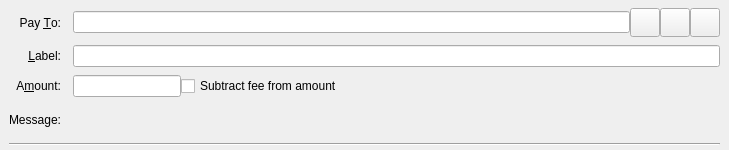
<?xml version="1.0" encoding="UTF-8"?>
<ui version="4.0">
 <class>SendCoinsEntry</class>
 <widget class="QStackedWidget" name="SendCoinsEntry">
  <property name="geometry">
   <rect>
    <x>0</x>
    <y>0</y>
    <width>729</width>
    <height>150</height>
   </rect>
  </property>
  <property name="focusPolicy">
   <enum>Qt::TabFocus</enum>
  </property>
  <property name="autoFillBackground">
   <bool>false</bool>
  </property>
  <widget class="QFrame" name="SendCoins">
   <property name="toolTip">
    <string>This is a normal payment.</string>
   </property>
   <property name="frameShape">
    <enum>QFrame::NoFrame</enum>
   </property>
   <layout class="QGridLayout" name="gridLayout">
    <property name="topMargin">
     <number>8</number>
    </property>
    <property name="bottomMargin">
     <number>4</number>
    </property>
    <property name="horizontalSpacing">
     <number>12</number>
    </property>
    <property name="verticalSpacing">
     <number>8</number>
    </property>
    <item row="0" column="0">
     <widget class="QLabel" name="payToLabel">
      <property name="text">
       <string>Pay &amp;To:</string>
      </property>
      <property name="alignment">
       <set>Qt::AlignRight|Qt::AlignTrailing|Qt::AlignVCenter</set>
      </property>
      <property name="buddy">
       <cstring>payTo</cstring>
      </property>
     </widget>
    </item>
    <item row="0" column="1">
     <layout class="QHBoxLayout" name="payToLayout">
      <property name="spacing">
       <number>0</number>
      </property>
      <item>
       <widget class="QValidatedLineEdit" name="payTo">
        <property name="toolTip">
         <string>The Pop address to send the payment to</string>
        </property>
       </widget>
      </item>
      <item>
       <widget class="QToolButton" name="addressBookButton">
        <property name="toolTip">
         <string>Choose previously used address</string>
        </property>
        <property name="text">
         <string/>
        </property>
        <property name="iconSize">
         <size>
          <width>22</width>
          <height>22</height>
         </size>
        </property>
        <property name="shortcut">
         <string>Alt+A</string>
        </property>
       </widget>
      </item>
      <item>
       <widget class="QToolButton" name="pasteButton">
        <property name="toolTip">
         <string>Paste address from clipboard</string>
        </property>
        <property name="text">
         <string/>
        </property>
        <property name="iconSize">
         <size>
          <width>22</width>
          <height>22</height>
         </size>
        </property>
        <property name="shortcut">
         <string>Alt+P</string>
        </property>
       </widget>
      </item>
      <item>
       <widget class="QToolButton" name="deleteButton">
        <property name="toolTip">
         <string>Remove this entry</string>
        </property>
        <property name="text">
         <string/>
        </property>
        <property name="iconSize">
         <size>
          <width>22</width>
          <height>22</height>
         </size>
        </property>
       </widget>
      </item>
     </layout>
    </item>
    <item row="1" column="0">
     <widget class="QLabel" name="labellLabel">
      <property name="text">
       <string>&amp;Label:</string>
      </property>
      <property name="alignment">
       <set>Qt::AlignRight|Qt::AlignTrailing|Qt::AlignVCenter</set>
      </property>
      <property name="buddy">
       <cstring>addAsLabel</cstring>
      </property>
     </widget>
    </item>
    <item row="1" column="1">
     <widget class="QLineEdit" name="addAsLabel">
      <property name="toolTip">
       <string>Enter a label for this address to add it to the list of used addresses</string>
      </property>
     </widget>
    </item>
    <item row="2" column="0">
     <widget class="QLabel" name="amountLabel">
      <property name="text">
       <string>A&amp;mount:</string>
      </property>
      <property name="alignment">
       <set>Qt::AlignRight|Qt::AlignTrailing|Qt::AlignVCenter</set>
      </property>
      <property name="buddy">
       <cstring>payAmount</cstring>
      </property>
     </widget>
    </item>
    <item row="2" column="1">
     <layout class="QHBoxLayout" name="horizontalLayoutAmount" stretch="0,1">
      <item>
       <widget class="BitcoinAmountField" name="payAmount"/>
      </item>
      <item>
       <widget class="QCheckBox" name="checkboxSubtractFeeFromAmount">
        <property name="toolTip">
         <string>The fee will be deducted from the amount being sent. The recipient will receive less bitcoins than you enter in the amount field. If multiple recipients are selected, the fee is split equally.</string>
        </property>
        <property name="text">
         <string>Subtract fee from amount</string>
        </property>
       </widget>
      </item>
     </layout>
    </item>
    <item row="3" column="0">
     <widget class="QLabel" name="messageLabel">
      <property name="text">
       <string>Message:</string>
      </property>
      <property name="alignment">
       <set>Qt::AlignRight|Qt::AlignTrailing|Qt::AlignVCenter</set>
      </property>
     </widget>
    </item>
    <item row="3" column="1">
     <widget class="QLabel" name="messageTextLabel">
      <property name="toolTip">
       <string>A message that was attached to the pop: URI which will be stored with the transaction for your reference. Note: This message will not be sent over the Pop network.</string>
      </property>
      <property name="textFormat">
       <enum>Qt::PlainText</enum>
      </property>
     </widget>
    </item>
    <item row="4" column="0" colspan="2">
     <widget class="Line" name="line">
      <property name="orientation">
       <enum>Qt::Horizontal</enum>
      </property>
     </widget>
    </item>
   </layout>
  </widget>
  <widget class="QFrame" name="SendCoins_UnauthenticatedPaymentRequest">
   <property name="palette">
    <palette>
     <active>
      <colorrole role="WindowText">
       <brush brushstyle="SolidPattern">
        <color alpha="255">
         <red>0</red>
         <green>0</green>
         <blue>0</blue>
        </color>
       </brush>
      </colorrole>
      <colorrole role="Button">
       <brush brushstyle="SolidPattern">
        <color alpha="255">
         <red>255</red>
         <green>255</green>
         <blue>127</blue>
        </color>
       </brush>
      </colorrole>
      <colorrole role="Light">
       <brush brushstyle="SolidPattern">
        <color alpha="255">
         <red>255</red>
         <green>255</green>
         <blue>255</blue>
        </color>
       </brush>
      </colorrole>
      <colorrole role="Midlight">
       <brush brushstyle="SolidPattern">
        <color alpha="255">
         <red>255</red>
         <green>255</green>
         <blue>191</blue>
        </color>
       </brush>
      </colorrole>
      <colorrole role="Dark">
       <brush brushstyle="SolidPattern">
        <color alpha="255">
         <red>127</red>
         <green>127</green>
         <blue>63</blue>
        </color>
       </brush>
      </colorrole>
      <colorrole role="Mid">
       <brush brushstyle="SolidPattern">
        <color alpha="255">
         <red>170</red>
         <green>170</green>
         <blue>84</blue>
        </color>
       </brush>
      </colorrole>
      <colorrole role="Text">
       <brush brushstyle="SolidPattern">
        <color alpha="255">
         <red>0</red>
         <green>0</green>
         <blue>0</blue>
        </color>
       </brush>
      </colorrole>
      <colorrole role="BrightText">
       <brush brushstyle="SolidPattern">
        <color alpha="255">
         <red>255</red>
         <green>255</green>
         <blue>255</blue>
        </color>
       </brush>
      </colorrole>
      <colorrole role="ButtonText">
       <brush brushstyle="SolidPattern">
        <color alpha="255">
         <red>0</red>
         <green>0</green>
         <blue>0</blue>
        </color>
       </brush>
      </colorrole>
      <colorrole role="Base">
       <brush brushstyle="SolidPattern">
        <color alpha="255">
         <red>255</red>
         <green>255</green>
         <blue>255</blue>
        </color>
       </brush>
      </colorrole>
      <colorrole role="Window">
       <brush brushstyle="SolidPattern">
        <color alpha="255">
         <red>255</red>
         <green>255</green>
         <blue>127</blue>
        </color>
       </brush>
      </colorrole>
      <colorrole role="Shadow">
       <brush brushstyle="SolidPattern">
        <color alpha="255">
         <red>0</red>
         <green>0</green>
         <blue>0</blue>
        </color>
       </brush>
      </colorrole>
      <colorrole role="AlternateBase">
       <brush brushstyle="SolidPattern">
        <color alpha="255">
         <red>255</red>
         <green>255</green>
         <blue>191</blue>
        </color>
       </brush>
      </colorrole>
      <colorrole role="ToolTipBase">
       <brush brushstyle="SolidPattern">
        <color alpha="255">
         <red>255</red>
         <green>255</green>
         <blue>220</blue>
        </color>
       </brush>
      </colorrole>
      <colorrole role="ToolTipText">
       <brush brushstyle="SolidPattern">
        <color alpha="255">
         <red>0</red>
         <green>0</green>
         <blue>0</blue>
        </color>
       </brush>
      </colorrole>
     </active>
     <inactive>
      <colorrole role="WindowText">
       <brush brushstyle="SolidPattern">
        <color alpha="255">
         <red>0</red>
         <green>0</green>
         <blue>0</blue>
        </color>
       </brush>
      </colorrole>
      <colorrole role="Button">
       <brush brushstyle="SolidPattern">
        <color alpha="255">
         <red>255</red>
         <green>255</green>
         <blue>127</blue>
        </color>
       </brush>
      </colorrole>
      <colorrole role="Light">
       <brush brushstyle="SolidPattern">
        <color alpha="255">
         <red>255</red>
         <green>255</green>
         <blue>255</blue>
        </color>
       </brush>
      </colorrole>
      <colorrole role="Midlight">
       <brush brushstyle="SolidPattern">
        <color alpha="255">
         <red>255</red>
         <green>255</green>
         <blue>191</blue>
        </color>
       </brush>
      </colorrole>
      <colorrole role="Dark">
       <brush brushstyle="SolidPattern">
        <color alpha="255">
         <red>127</red>
         <green>127</green>
         <blue>63</blue>
        </color>
       </brush>
      </colorrole>
      <colorrole role="Mid">
       <brush brushstyle="SolidPattern">
        <color alpha="255">
         <red>170</red>
         <green>170</green>
         <blue>84</blue>
        </color>
       </brush>
      </colorrole>
      <colorrole role="Text">
       <brush brushstyle="SolidPattern">
        <color alpha="255">
         <red>0</red>
         <green>0</green>
         <blue>0</blue>
        </color>
       </brush>
      </colorrole>
      <colorrole role="BrightText">
       <brush brushstyle="SolidPattern">
        <color alpha="255">
         <red>255</red>
         <green>255</green>
         <blue>255</blue>
        </color>
       </brush>
      </colorrole>
      <colorrole role="ButtonText">
       <brush brushstyle="SolidPattern">
        <color alpha="255">
         <red>0</red>
         <green>0</green>
         <blue>0</blue>
        </color>
       </brush>
      </colorrole>
      <colorrole role="Base">
       <brush brushstyle="SolidPattern">
        <color alpha="255">
         <red>255</red>
         <green>255</green>
         <blue>255</blue>
        </color>
       </brush>
      </colorrole>
      <colorrole role="Window">
       <brush brushstyle="SolidPattern">
        <color alpha="255">
         <red>255</red>
         <green>255</green>
         <blue>127</blue>
        </color>
       </brush>
      </colorrole>
      <colorrole role="Shadow">
       <brush brushstyle="SolidPattern">
        <color alpha="255">
         <red>0</red>
         <green>0</green>
         <blue>0</blue>
        </color>
       </brush>
      </colorrole>
      <colorrole role="AlternateBase">
       <brush brushstyle="SolidPattern">
        <color alpha="255">
         <red>255</red>
         <green>255</green>
         <blue>191</blue>
        </color>
       </brush>
      </colorrole>
      <colorrole role="ToolTipBase">
       <brush brushstyle="SolidPattern">
        <color alpha="255">
         <red>255</red>
         <green>255</green>
         <blue>220</blue>
        </color>
       </brush>
      </colorrole>
      <colorrole role="ToolTipText">
       <brush brushstyle="SolidPattern">
        <color alpha="255">
         <red>0</red>
         <green>0</green>
         <blue>0</blue>
        </color>
       </brush>
      </colorrole>
     </inactive>
     <disabled>
      <colorrole role="WindowText">
       <brush brushstyle="SolidPattern">
        <color alpha="255">
         <red>127</red>
         <green>127</green>
         <blue>63</blue>
        </color>
       </brush>
      </colorrole>
      <colorrole role="Button">
       <brush brushstyle="SolidPattern">
        <color alpha="255">
         <red>255</red>
         <green>255</green>
         <blue>127</blue>
        </color>
       </brush>
      </colorrole>
      <colorrole role="Light">
       <brush brushstyle="SolidPattern">
        <color alpha="255">
         <red>255</red>
         <green>255</green>
         <blue>255</blue>
        </color>
       </brush>
      </colorrole>
      <colorrole role="Midlight">
       <brush brushstyle="SolidPattern">
        <color alpha="255">
         <red>255</red>
         <green>255</green>
         <blue>191</blue>
        </color>
       </brush>
      </colorrole>
      <colorrole role="Dark">
       <brush brushstyle="SolidPattern">
        <color alpha="255">
         <red>127</red>
         <green>127</green>
         <blue>63</blue>
        </color>
       </brush>
      </colorrole>
      <colorrole role="Mid">
       <brush brushstyle="SolidPattern">
        <color alpha="255">
         <red>170</red>
         <green>170</green>
         <blue>84</blue>
        </color>
       </brush>
      </colorrole>
      <colorrole role="Text">
       <brush brushstyle="SolidPattern">
        <color alpha="255">
         <red>127</red>
         <green>127</green>
         <blue>63</blue>
        </color>
       </brush>
      </colorrole>
      <colorrole role="BrightText">
       <brush brushstyle="SolidPattern">
        <color alpha="255">
         <red>255</red>
         <green>255</green>
         <blue>255</blue>
        </color>
       </brush>
      </colorrole>
      <colorrole role="ButtonText">
       <brush brushstyle="SolidPattern">
        <color alpha="255">
         <red>127</red>
         <green>127</green>
         <blue>63</blue>
        </color>
       </brush>
      </colorrole>
      <colorrole role="Base">
       <brush brushstyle="SolidPattern">
        <color alpha="255">
         <red>255</red>
         <green>255</green>
         <blue>127</blue>
        </color>
       </brush>
      </colorrole>
      <colorrole role="Window">
       <brush brushstyle="SolidPattern">
        <color alpha="255">
         <red>255</red>
         <green>255</green>
         <blue>127</blue>
        </color>
       </brush>
      </colorrole>
      <colorrole role="Shadow">
       <brush brushstyle="SolidPattern">
        <color alpha="255">
         <red>0</red>
         <green>0</green>
         <blue>0</blue>
        </color>
       </brush>
      </colorrole>
      <colorrole role="AlternateBase">
       <brush brushstyle="SolidPattern">
        <color alpha="255">
         <red>255</red>
         <green>255</green>
         <blue>127</blue>
        </color>
       </brush>
      </colorrole>
      <colorrole role="ToolTipBase">
       <brush brushstyle="SolidPattern">
        <color alpha="255">
         <red>255</red>
         <green>255</green>
         <blue>220</blue>
        </color>
       </brush>
      </colorrole>
      <colorrole role="ToolTipText">
       <brush brushstyle="SolidPattern">
        <color alpha="255">
         <red>0</red>
         <green>0</green>
         <blue>0</blue>
        </color>
       </brush>
      </colorrole>
     </disabled>
    </palette>
   </property>
   <property name="toolTip">
    <string>This is an unauthenticated payment request.</string>
   </property>
   <property name="autoFillBackground">
    <bool>true</bool>
   </property>
   <property name="frameShape">
    <enum>QFrame::NoFrame</enum>
   </property>
   <layout class="QGridLayout" name="gridLayout_is">
    <property name="spacing">
     <number>12</number>
    </property>
    <item row="0" column="0">
     <widget class="QLabel" name="payToLabel_is">
      <property name="text">
       <string>Pay To:</string>
      </property>
      <property name="alignment">
       <set>Qt::AlignRight|Qt::AlignTrailing|Qt::AlignVCenter</set>
      </property>
     </widget>
    </item>
    <item row="0" column="1">
     <layout class="QHBoxLayout" name="payToLayout_is">
      <property name="spacing">
       <number>0</number>
      </property>
      <item>
       <widget class="QLabel" name="payTo_is"/>
      </item>
      <item>
       <widget class="QToolButton" name="deleteButton_is">
        <property name="toolTip">
         <string>Remove this entry</string>
        </property>
        <property name="text">
         <string/>
        </property>
       </widget>
      </item>
     </layout>
    </item>
    <item row="1" column="0">
     <widget class="QLabel" name="memoLabel_is">
      <property name="text">
       <string>Memo:</string>
      </property>
      <property name="alignment">
       <set>Qt::AlignRight|Qt::AlignTrailing|Qt::AlignVCenter</set>
      </property>
     </widget>
    </item>
    <item row="1" column="1">
     <widget class="QLabel" name="memoTextLabel_is">
      <property name="textFormat">
       <enum>Qt::PlainText</enum>
      </property>
     </widget>
    </item>
    <item row="2" column="0">
     <widget class="QLabel" name="amountLabel_is">
      <property name="text">
       <string>A&amp;mount:</string>
      </property>
      <property name="alignment">
       <set>Qt::AlignRight|Qt::AlignTrailing|Qt::AlignVCenter</set>
      </property>
      <property name="buddy">
       <cstring>payAmount_is</cstring>
      </property>
     </widget>
    </item>
    <item row="2" column="1">
     <widget class="BitcoinAmountField" name="payAmount_is">
      <property name="acceptDrops">
       <bool>false</bool>
      </property>
     </widget>
    </item>
   </layout>
  </widget>
  <widget class="QFrame" name="SendCoins_AuthenticatedPaymentRequest">
   <property name="palette">
    <palette>
     <active>
      <colorrole role="WindowText">
       <brush brushstyle="SolidPattern">
        <color alpha="255">
         <red>0</red>
         <green>0</green>
         <blue>0</blue>
        </color>
       </brush>
      </colorrole>
      <colorrole role="Button">
       <brush brushstyle="SolidPattern">
        <color alpha="255">
         <red>140</red>
         <green>232</green>
         <blue>119</blue>
        </color>
       </brush>
      </colorrole>
      <colorrole role="Light">
       <brush brushstyle="SolidPattern">
        <color alpha="255">
         <red>230</red>
         <green>255</green>
         <blue>224</blue>
        </color>
       </brush>
      </colorrole>
      <colorrole role="Midlight">
       <brush brushstyle="SolidPattern">
        <color alpha="255">
         <red>185</red>
         <green>243</green>
         <blue>171</blue>
        </color>
       </brush>
      </colorrole>
      <colorrole role="Dark">
       <brush brushstyle="SolidPattern">
        <color alpha="255">
         <red>70</red>
         <green>116</green>
         <blue>59</blue>
        </color>
       </brush>
      </colorrole>
      <colorrole role="Mid">
       <brush brushstyle="SolidPattern">
        <color alpha="255">
         <red>93</red>
         <green>155</green>
         <blue>79</blue>
        </color>
       </brush>
      </colorrole>
      <colorrole role="Text">
       <brush brushstyle="SolidPattern">
        <color alpha="255">
         <red>0</red>
         <green>0</green>
         <blue>0</blue>
        </color>
       </brush>
      </colorrole>
      <colorrole role="BrightText">
       <brush brushstyle="SolidPattern">
        <color alpha="255">
         <red>155</red>
         <green>255</green>
         <blue>147</blue>
        </color>
       </brush>
      </colorrole>
      <colorrole role="ButtonText">
       <brush brushstyle="SolidPattern">
        <color alpha="255">
         <red>0</red>
         <green>0</green>
         <blue>0</blue>
        </color>
       </brush>
      </colorrole>
      <colorrole role="Base">
       <brush brushstyle="SolidPattern">
        <color alpha="255">
         <red>119</red>
         <green>255</green>
         <blue>233</blue>
        </color>
       </brush>
      </colorrole>
      <colorrole role="Window">
       <brush brushstyle="SolidPattern">
        <color alpha="255">
         <red>140</red>
         <green>232</green>
         <blue>119</blue>
        </color>
       </brush>
      </colorrole>
      <colorrole role="Shadow">
       <brush brushstyle="SolidPattern">
        <color alpha="255">
         <red>0</red>
         <green>0</green>
         <blue>0</blue>
        </color>
       </brush>
      </colorrole>
      <colorrole role="AlternateBase">
       <brush brushstyle="SolidPattern">
        <color alpha="255">
         <red>197</red>
         <green>243</green>
         <blue>187</blue>
        </color>
       </brush>
      </colorrole>
      <colorrole role="NoRole">
       <brush brushstyle="SolidPattern">
        <color alpha="255">
         <red>125</red>
         <green>194</green>
         <blue>122</blue>
        </color>
       </brush>
      </colorrole>
      <colorrole role="ToolTipBase">
       <brush brushstyle="SolidPattern">
        <color alpha="255">
         <red>255</red>
         <green>255</green>
         <blue>220</blue>
        </color>
       </brush>
      </colorrole>
      <colorrole role="ToolTipText">
       <brush brushstyle="SolidPattern">
        <color alpha="255">
         <red>0</red>
         <green>0</green>
         <blue>0</blue>
        </color>
       </brush>
      </colorrole>
     </active>
     <inactive>
      <colorrole role="WindowText">
       <brush brushstyle="SolidPattern">
        <color alpha="255">
         <red>0</red>
         <green>0</green>
         <blue>0</blue>
        </color>
       </brush>
      </colorrole>
      <colorrole role="Button">
       <brush brushstyle="SolidPattern">
        <color alpha="255">
         <red>140</red>
         <green>232</green>
         <blue>119</blue>
        </color>
       </brush>
      </colorrole>
      <colorrole role="Light">
       <brush brushstyle="SolidPattern">
        <color alpha="255">
         <red>230</red>
         <green>255</green>
         <blue>224</blue>
        </color>
       </brush>
      </colorrole>
      <colorrole role="Midlight">
       <brush brushstyle="SolidPattern">
        <color alpha="255">
         <red>185</red>
         <green>243</green>
         <blue>171</blue>
        </color>
       </brush>
      </colorrole>
      <colorrole role="Dark">
       <brush brushstyle="SolidPattern">
        <color alpha="255">
         <red>70</red>
         <green>116</green>
         <blue>59</blue>
        </color>
       </brush>
      </colorrole>
      <colorrole role="Mid">
       <brush brushstyle="SolidPattern">
        <color alpha="255">
         <red>93</red>
         <green>155</green>
         <blue>79</blue>
        </color>
       </brush>
      </colorrole>
      <colorrole role="Text">
       <brush brushstyle="SolidPattern">
        <color alpha="255">
         <red>0</red>
         <green>0</green>
         <blue>0</blue>
        </color>
       </brush>
      </colorrole>
      <colorrole role="BrightText">
       <brush brushstyle="SolidPattern">
        <color alpha="255">
         <red>155</red>
         <green>255</green>
         <blue>147</blue>
        </color>
       </brush>
      </colorrole>
      <colorrole role="ButtonText">
       <brush brushstyle="SolidPattern">
        <color alpha="255">
         <red>0</red>
         <green>0</green>
         <blue>0</blue>
        </color>
       </brush>
      </colorrole>
      <colorrole role="Base">
       <brush brushstyle="SolidPattern">
        <color alpha="255">
         <red>119</red>
         <green>255</green>
         <blue>233</blue>
        </color>
       </brush>
      </colorrole>
      <colorrole role="Window">
       <brush brushstyle="SolidPattern">
        <color alpha="255">
         <red>140</red>
         <green>232</green>
         <blue>119</blue>
        </color>
       </brush>
      </colorrole>
      <colorrole role="Shadow">
       <brush brushstyle="SolidPattern">
        <color alpha="255">
         <red>0</red>
         <green>0</green>
         <blue>0</blue>
        </color>
       </brush>
      </colorrole>
      <colorrole role="AlternateBase">
       <brush brushstyle="SolidPattern">
        <color alpha="255">
         <red>197</red>
         <green>243</green>
         <blue>187</blue>
        </color>
       </brush>
      </colorrole>
      <colorrole role="NoRole">
       <brush brushstyle="SolidPattern">
        <color alpha="255">
         <red>125</red>
         <green>194</green>
         <blue>122</blue>
        </color>
       </brush>
      </colorrole>
      <colorrole role="ToolTipBase">
       <brush brushstyle="SolidPattern">
        <color alpha="255">
         <red>255</red>
         <green>255</green>
         <blue>220</blue>
        </color>
       </brush>
      </colorrole>
      <colorrole role="ToolTipText">
       <brush brushstyle="SolidPattern">
        <color alpha="255">
         <red>0</red>
         <green>0</green>
         <blue>0</blue>
        </color>
       </brush>
      </colorrole>
     </inactive>
     <disabled>
      <colorrole role="WindowText">
       <brush brushstyle="SolidPattern">
        <color alpha="255">
         <red>70</red>
         <green>116</green>
         <blue>59</blue>
        </color>
       </brush>
      </colorrole>
      <colorrole role="Button">
       <brush brushstyle="SolidPattern">
        <color alpha="255">
         <red>140</red>
         <green>232</green>
         <blue>119</blue>
        </color>
       </brush>
      </colorrole>
      <colorrole role="Light">
       <brush brushstyle="SolidPattern">
        <color alpha="255">
         <red>230</red>
         <green>255</green>
         <blue>224</blue>
        </color>
       </brush>
      </colorrole>
      <colorrole role="Midlight">
       <brush brushstyle="SolidPattern">
        <color alpha="255">
         <red>185</red>
         <green>243</green>
         <blue>171</blue>
        </color>
       </brush>
      </colorrole>
      <colorrole role="Dark">
       <brush brushstyle="SolidPattern">
        <color alpha="255">
         <red>70</red>
         <green>116</green>
         <blue>59</blue>
        </color>
       </brush>
      </colorrole>
      <colorrole role="Mid">
       <brush brushstyle="SolidPattern">
        <color alpha="255">
         <red>93</red>
         <green>155</green>
         <blue>79</blue>
        </color>
       </brush>
      </colorrole>
      <colorrole role="Text">
       <brush brushstyle="SolidPattern">
        <color alpha="255">
         <red>70</red>
         <green>116</green>
         <blue>59</blue>
        </color>
       </brush>
      </colorrole>
      <colorrole role="BrightText">
       <brush brushstyle="SolidPattern">
        <color alpha="255">
         <red>155</red>
         <green>255</green>
         <blue>147</blue>
        </color>
       </brush>
      </colorrole>
      <colorrole role="ButtonText">
       <brush brushstyle="SolidPattern">
        <color alpha="255">
         <red>70</red>
         <green>116</green>
         <blue>59</blue>
        </color>
       </brush>
      </colorrole>
      <colorrole role="Base">
       <brush brushstyle="SolidPattern">
        <color alpha="255">
         <red>140</red>
         <green>232</green>
         <blue>119</blue>
        </color>
       </brush>
      </colorrole>
      <colorrole role="Window">
       <brush brushstyle="SolidPattern">
        <color alpha="255">
         <red>140</red>
         <green>232</green>
         <blue>119</blue>
        </color>
       </brush>
      </colorrole>
      <colorrole role="Shadow">
       <brush brushstyle="SolidPattern">
        <color alpha="255">
         <red>0</red>
         <green>0</green>
         <blue>0</blue>
        </color>
       </brush>
      </colorrole>
      <colorrole role="AlternateBase">
       <brush brushstyle="SolidPattern">
        <color alpha="255">
         <red>140</red>
         <green>232</green>
         <blue>119</blue>
        </color>
       </brush>
      </colorrole>
      <colorrole role="NoRole">
       <brush brushstyle="SolidPattern">
        <color alpha="255">
         <red>125</red>
         <green>194</green>
         <blue>122</blue>
        </color>
       </brush>
      </colorrole>
      <colorrole role="ToolTipBase">
       <brush brushstyle="SolidPattern">
        <color alpha="255">
         <red>255</red>
         <green>255</green>
         <blue>220</blue>
        </color>
       </brush>
      </colorrole>
      <colorrole role="ToolTipText">
       <brush brushstyle="SolidPattern">
        <color alpha="255">
         <red>0</red>
         <green>0</green>
         <blue>0</blue>
        </color>
       </brush>
      </colorrole>
     </disabled>
    </palette>
   </property>
   <property name="toolTip">
    <string>This is an authenticated payment request.</string>
   </property>
   <property name="autoFillBackground">
    <bool>true</bool>
   </property>
   <property name="frameShape">
    <enum>QFrame::NoFrame</enum>
   </property>
   <layout class="QGridLayout" name="gridLayout_s">
    <property name="spacing">
     <number>12</number>
    </property>
    <item row="0" column="0">
     <widget class="QLabel" name="payToLabel_s">
      <property name="text">
       <string>Pay To:</string>
      </property>
      <property name="alignment">
       <set>Qt::AlignRight|Qt::AlignTrailing|Qt::AlignVCenter</set>
      </property>
     </widget>
    </item>
    <item row="0" column="1">
     <layout class="QHBoxLayout" name="payToLayout_s">
      <property name="spacing">
       <number>0</number>
      </property>
      <item>
       <widget class="QLabel" name="payTo_s">
        <property name="textFormat">
         <enum>Qt::PlainText</enum>
        </property>
       </widget>
      </item>
      <item>
       <widget class="QToolButton" name="deleteButton_s">
        <property name="toolTip">
         <string>Remove this entry</string>
        </property>
        <property name="text">
         <string/>
        </property>
       </widget>
      </item>
     </layout>
    </item>
    <item row="1" column="0">
     <widget class="QLabel" name="memoLabel_s">
      <property name="text">
       <string>Memo:</string>
      </property>
      <property name="alignment">
       <set>Qt::AlignRight|Qt::AlignTrailing|Qt::AlignVCenter</set>
      </property>
     </widget>
    </item>
    <item row="1" column="1">
     <widget class="QLabel" name="memoTextLabel_s">
      <property name="textFormat">
       <enum>Qt::PlainText</enum>
      </property>
     </widget>
    </item>
    <item row="2" column="0">
     <widget class="QLabel" name="amountLabel_s">
      <property name="text">
       <string>A&amp;mount:</string>
      </property>
      <property name="alignment">
       <set>Qt::AlignRight|Qt::AlignTrailing|Qt::AlignVCenter</set>
      </property>
      <property name="buddy">
       <cstring>payAmount_s</cstring>
      </property>
     </widget>
    </item>
    <item row="2" column="1">
     <widget class="BitcoinAmountField" name="payAmount_s">
      <property name="acceptDrops">
       <bool>false</bool>
      </property>
     </widget>
    </item>
   </layout>
  </widget>
 </widget>
 <customwidgets>
  <customwidget>
   <class>QValidatedLineEdit</class>
   <extends>QLineEdit</extends>
   <header>qvalidatedlineedit.h</header>
  </customwidget>
  <customwidget>
   <class>BitcoinAmountField</class>
   <extends>QLineEdit</extends>
   <header>bitcoinamountfield.h</header>
  </customwidget>
 </customwidgets>
 <tabstops>
  <tabstop>payTo</tabstop>
  <tabstop>addressBookButton</tabstop>
  <tabstop>pasteButton</tabstop>
  <tabstop>deleteButton</tabstop>
  <tabstop>addAsLabel</tabstop>
  <tabstop>payAmount</tabstop>
  <tabstop>payAmount_is</tabstop>
  <tabstop>deleteButton_is</tabstop>
  <tabstop>payAmount_s</tabstop>
  <tabstop>deleteButton_s</tabstop>
 </tabstops>
 <resources>
  <include location="../pop.qrc"/>
 </resources>
 <connections/>
</ui>
